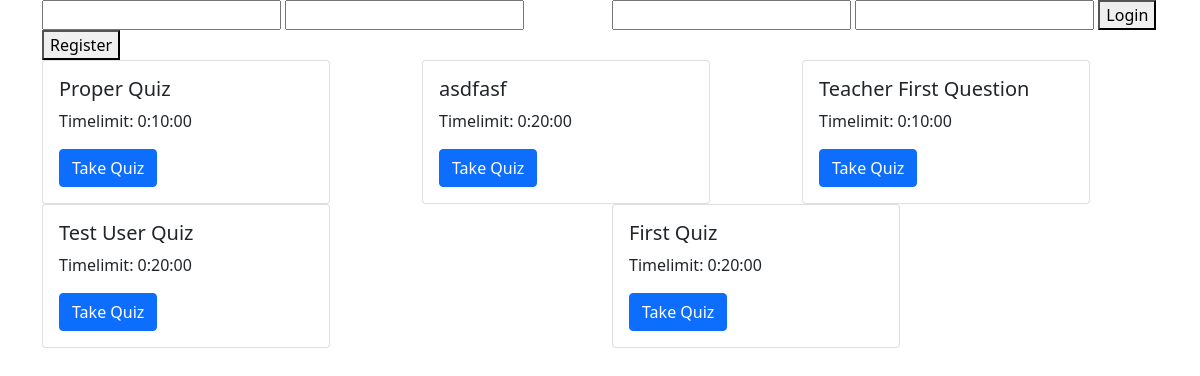
The page / on the database its author committed.
### quiz/models.py (models this page shows, shortened)
class Quiz(models.Model):
    STATUS_TYPE    = (
        (1, 'Draft'),
        (2, 'Private'),
        (3, 'Public'),
    )
    author = models.ForeignKey(User,related_name='quiz',on_delete=models.CASCADE)
    status = models.IntegerField(choices=STATUS_TYPE)
    title = models.CharField(max_length=255,default='')
    timelimit = models.DurationField(default=timedelta(minutes=20))
    total_questions_num = models.IntegerField(default=10)
    available_attempts = models.IntegerField(default=3)
    schedule_date = models.DateTimeField(default=timezone.now)
    created = models.DateTimeField(auto_now_add=True)
    updated = models.DateTimeField(auto_now=True)
    class Meta:
        ordering = ['-created']
        verbose_name_plural = 'Quizzes'
    def get_absolute_url(self):
        return reverse('quiz_detail',args=[self.id])

### quiz/views.py (the view)
# urls.py: path('', IndexView.as_view() ,name='index'),
class IndexView(View):
    def get(self,request):
        quizzes = Quiz.objects.filter(status=3)
        urls = []
        for quiz in quizzes:
            urls.append(quiz.get_absolute_url())
        context = {
            'hello':'world',
            'quiz_data' : zip(quizzes,urls)
        }
        return render(request,'quiz/index.html',context=context)

### quiz/templates/quiz/index.html (shortened to what this page needs)
{% extends "quiz/base.html" %}
{% block content %}
<div class="container">
    <div class="row">
        <div class="col">
            <form action="{% url 'user-register' %}" method="post">
                <input type="text" name="username" id="username">
                <input type="password" name="password" id="password">
                <button type="submit">Register</button>
            </form>
        </div>
        <div class="col login_div">
            <input type="text" name="username" id="login_username">
            <input type="password" name="password" id="login_password">
            <button type="button" id='login_btn'>Login</button>
        </div>
    </div>
    <div class="row">
        {% for quiz,url in quiz_data %}
        <div class="col">
            <div class="card" style="width: 18rem;">
                <div class="card-body">
                    <h5 class="card-title">{{ quiz.title}}</h5>
                    <p class="card-text">Timelimit: {{quiz.timelimit}}</p>
                    <a href="{{url}}" onclick="linkClicked(event)" class="btn btn-primary">Take Quiz</a>
                </div>
            </div>
        </div>
        {% empty %}
        <li>No quizzes yet.</li>
        {% endfor %}
    </div>
    <br>
</div>
{% endblock content %}

### rows shown on the page
Quiz: title "Proper Quiz", timelimit "0:10:00"
Quiz: title "asdfasf", timelimit "0:20:00"
Quiz: title "Teacher First Question", timelimit "0:10:00"
Quiz: title "Test User Quiz", timelimit "0:20:00"
Quiz: title "First Quiz", timelimit "0:20:00"
